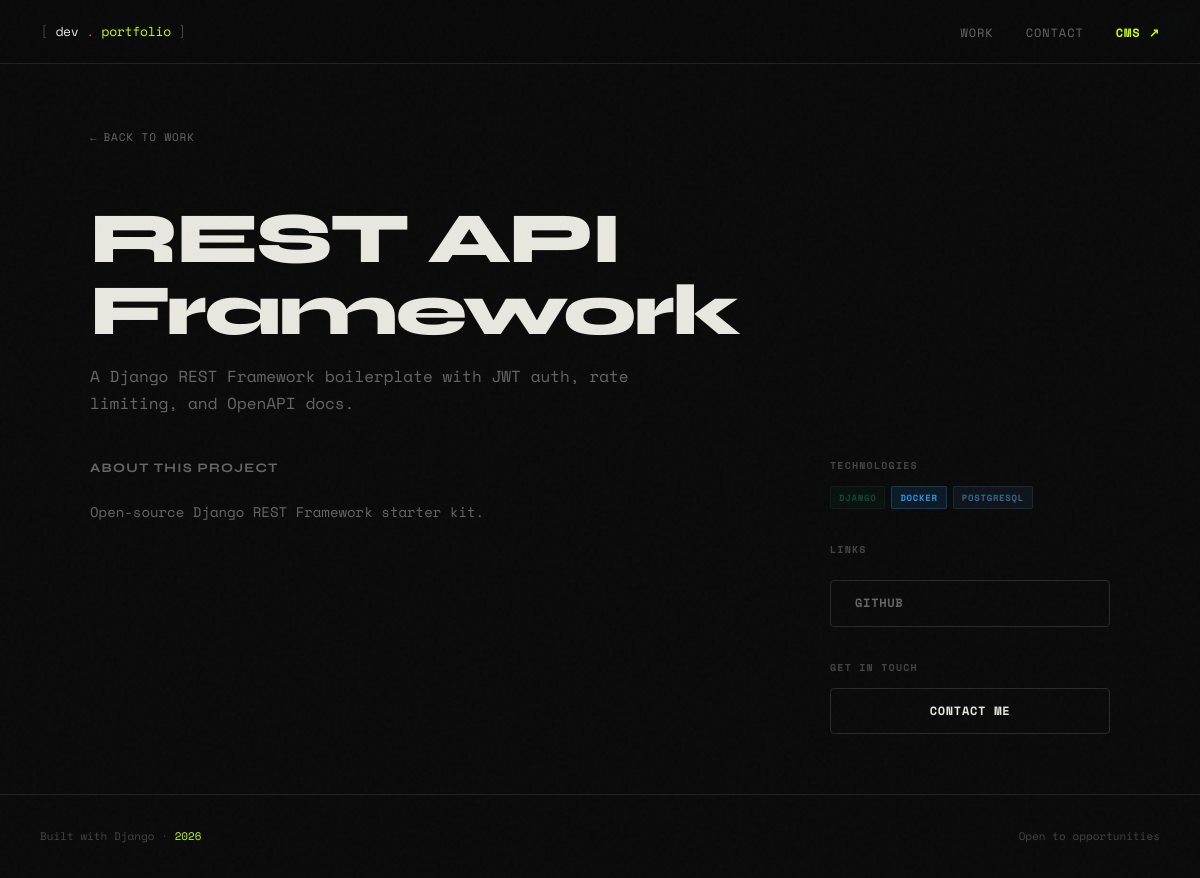
The page /projects/rest-api-framework/ on the database its author committed.
### projects/models.py (models this page shows, shortened)
class Project(models.Model):
    STATUS_CHOICES = [
        ('live', 'Live'),
        ('wip', 'Work in Progress'),
        ('archived', 'Archived'),
    ]
    title = models.CharField(max_length=200)
    slug = models.SlugField(unique=True)
    tagline = models.CharField(max_length=300, help_text='Short one-liner description')
    description = models.TextField()
    technologies = models.ManyToManyField(Technology, blank=True)
    image = models.ImageField(upload_to='projects/', blank=True, null=True)
    live_url = models.URLField(blank=True, null=True)
    github_url = models.URLField(blank=True, null=True)
    status = models.CharField(max_length=10, choices=STATUS_CHOICES, default='live')
    featured = models.BooleanField(default=False)
    order = models.PositiveIntegerField(default=0, help_text='Lower = shown first')
    created_at = models.DateTimeField(auto_now_add=True)
    updated_at = models.DateTimeField(auto_now=True)
    class Meta:
        ordering = ['order', '-created_at']

class Technology(models.Model):
    name = models.CharField(max_length=50)
    color = models.CharField(max_length=7, default='#00ff88', help_text='Hex color for the tag')
    class Meta:
        verbose_name_plural = 'Technologies'
        ordering = ['name']

### projects/views.py (the view)
# urls.py: path('<slug:slug>/', views.project_detail, name='project_detail'),
def project_detail(request, slug):
    project = get_object_or_404(Project, slug=slug)
    return render(request, 'projects/detail.html', {'project': project})

### templates/projects/detail.html (shortened to what this page needs)
{% extends 'base.html' %}
{% load static %}
{% block content %}
<div class="detail-layout">
    <a href="{% url 'home' %}" class="back-link">Back to work</a>
    <div class="detail-header">
        <div class="card-status status-{{ project.status }}">{{ project.get_status_display }}</div>
        <h1 class="detail-title">{{ project.title }}</h1>
        <p class="detail-tagline">{{ project.tagline }}</p>
    </div>
    <div class="detail-body">
        <div class="detail-description">
            <h2>About this project</h2>
            <p>{{ project.description|linebreaksbr }}</p>
        </div>
        <aside class="detail-meta">
            {% if project.technologies.all %}
            <div class="meta-block">
                <h3 class="meta-label">Technologies</h3>
                <div class="card-tech">
                    {% for tech in project.technologies.all %}
                    <span class="tech-tag" style="--tag-color: {{ tech.color }}">{{ tech.name }}</span>
                    {% endfor %}
                </div>
            </div>
            {% endif %}
            <div class="meta-block meta-links">
                <h3 class="meta-label">Links</h3>
                {% if project.github_url %}
                <a href="{{ project.github_url }}" target="_blank" rel="noopener" class="btn btn-ghost">GitHub</a>
                {% endif %}
            </div>
            <div class="meta-block">
                <h3 class="meta-label">Get in Touch</h3>
                <a href="{% url 'contact' %}" class="btn btn-outline">Contact Me</a>
            </div>
        </aside>
    </div>
</div>
{% endblock %}

### static/css/main.css (style rules this page uses)
:root { --bg: #0a0a0a; --bg-2: #111111; --bg-3: #1a1a1a; --border: #222; --border-light: #2a2a2a; --text: #e8e8e0; --text-muted: #666; --text-dim: #444; --accent: #c8ff00; --accent-dim: rgba(200, 255, 0, 0.15); --accent-2: #ff3c5a; --font-display: 'Syne', sans-serif; --font-mono: 'Space Mono', monospace; --radius: 4px; --radius-lg: 8px; --nav-h: 64px; }
*, *::before, *::after { box-sizing: border-box; margin: 0; padding: 0; }
html { scroll-behavior: smooth; }
body { background: var(--bg); color: var(--text); font-family: var(--font-mono); font-size: 14px; line-height: 1.7; min-height: 100vh; overflow-x: hidden; }
a { color: inherit; text-decoration: none; }
.btn { display: inline-flex; align-items: center; gap: 8px; padding: 12px 24px; border-radius: var(--radius); font-family: var(--font-mono); font-size: 12px; letter-spacing: 0.06em; text-transform: uppercase; font-weight: 700; transition: all 0.2s; cursor: pointer; border: none; }
.btn-ghost { background: transparent; color: var(--text-muted); border: 1px solid var(--border-light); }
.btn-outline { background: transparent; color: var(--text); border: 1px solid var(--border-light); width: 100%; justify-content: center; }
.card-status { position: absolute; top: 12px; right: 12px; padding: 3px 8px; border-radius: 2px; font-size: 9px; letter-spacing: 0.1em; text-transform: uppercase; font-weight: 700; }
.status-live { background: rgba(0,255,100,0.15); color: #00ff64; }
.card-tech { display: flex; flex-wrap: wrap; gap: 6px; }
.tech-tag { padding: 3px 8px; border-radius: 2px; font-size: 9px; letter-spacing: 0.08em; text-transform: uppercase; font-weight: 700; background: color-mix(in srgb, var(--tag-color) 12%, transparent); color: var(--tag-color); border: 1px solid color-mix(in srgb, var(--tag-color) 25%, transparent); }
.detail-layout { max-width: 1100px; margin: 0 auto; padding: 60px 40px; }
.back-link { display: inline-flex; align-items: center; gap: 6px; font-size: 11px; letter-spacing: 0.08em; text-transform: uppercase; color: var(--text-muted); margin-bottom: 40px; transition: color 0.2s; }
.back-link::before { content: '←'; }
.detail-header { margin-bottom: 40px; }
.detail-title { font-family: var(--font-display); font-size: clamp(40px, 6vw, 72px); font-weight: 800; letter-spacing: -0.03em; line-height: 1.0; margin: 16px 0; }
.detail-tagline { font-size: 16px; color: var(--text-muted); max-width: 600px; }
.detail-body { display: grid; grid-template-columns: 1fr 280px; gap: 60px; align-items: start; }
.detail-description h2 { font-family: var(--font-display); font-size: 13px; font-weight: 700; letter-spacing: 0.1em; text-transform: uppercase; color: var(--text-muted); margin-bottom: 20px; }
.detail-description p { font-size: 14px; line-height: 1.9; color: var(--text-muted); }
.detail-meta { display: flex; flex-direction: column; gap: 32px; }
.meta-label { font-size: 10px; letter-spacing: 0.12em; text-transform: uppercase; color: var(--text-dim); margin-bottom: 12px; font-family: var(--font-mono); font-weight: 700; }
.meta-links { display: flex; flex-direction: column; gap: 10px; }

### rows shown on the page
Project: title "REST API Framework", tagline "A Django REST Framework boilerplate with JWT auth, rate limiting, and OpenAPI docs.", description "Open-source Django REST Framework starter kit."
Technology: name "DJANGO"
Technology: name "DOCKER"
Technology: name "POSTGRESQL"
